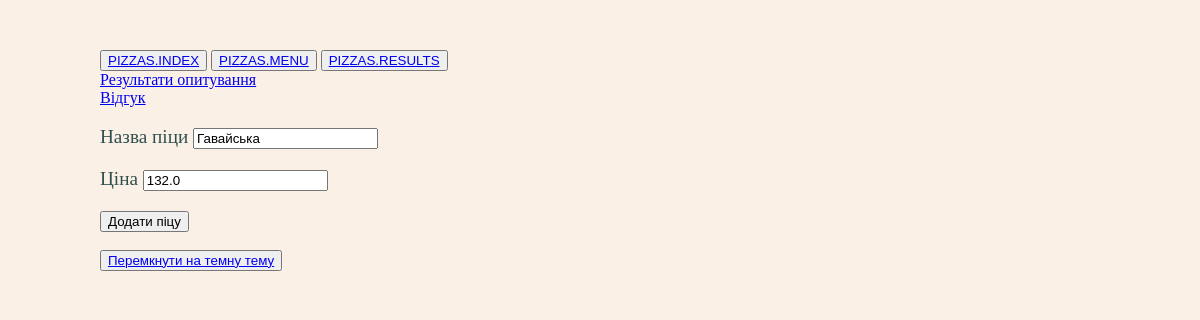
Before: /pizza/edit/3/ with the older database file.
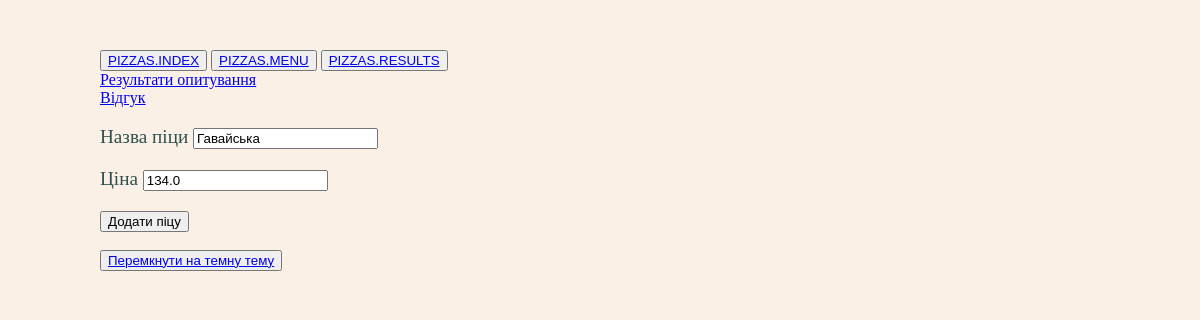
After: the same page with the newer database file.
### app/models/pizza.py (models this page shows)
class Pizza(Base):
    __tablename__ = "pizzas"
    id: Mapped[int] = mapped_column("id", primary_key=True)
    name: Mapped[str] = mapped_column(String(50))
    price: Mapped[float] = mapped_column()
    ingredients: Mapped[List[Ingredient]] = relationship(secondary=pizza_ingred_assoc_table)

### app/routers/pizza.py (the view)
@pizza_route.get("/pizza/edit/<int:id>/")
@pizza_route.post("/pizza/edit/<int:id>/")
def edit_pizza(id):
    with Session() as session:
        pizza = session.query(Pizza).where(Pizza.id == id).first()
        if request.method == "POST":
            pizza.name = request.form.get("name")
            pizza.price = request.form.get("price")
            session.commit()
            return redirect(url_for("pizzas.menu", ))
        return render_template("edit_pizza.html", pizza=pizza, wheather=get_wheather)

### app/templates/edit_pizza.html
{% extends "_base.html" %}
{% block content %}
<form action="{{ url_for('pizzas.edit_pizza', id=pizza.id)}}" method="post">
    <p>
        <label>Назва піци</label>
        <input type="text" name="name" value="{{pizza.name}}">
    </p>
    <p>
        <label>Ціна</label>
        <input type="number" name="price" value="{{pizza.price}}">
    </p>
    <button type="submit">Додати піцу</button>
</form>
{% endblock content %}

### app/templates/_base.html (shortened to what this page needs)
{% import "_macros.html" as macros %}
<!DOCTYPE html>
<html lang="en">
<head>
    <link rel="stylesheet" href="/static/style.css">
</head>
<body>
    {% include "_navigation.html" %}
    <br>
    {% block content %}
    {% endblock content %}
    <footer><br><button>{{ macros.light_or_dark_mode("body") }}</button></footer>
</body>
</html>

### app/templates/_macros.html (shortened to what this page needs)
{% macro light_or_dark_mode(element) %}
{% if request.args.get('mode') == "dark" %}
<a href="{{ request.path }}">Перемкнути на світлу тему</a>
<style>
    {{ element }} {
    background-color: #212F3C;
    color: #FFFFF0;
    }
    {{ element }} a {
    color: #00BFFF !important;
    }
</style>
{% else %}
<a href="{{ request.path }}?mode=dark">Перемкнути на темну тему</a>
{% endif %}
{% endmacro %}

### app/templates/_navigation.html (shortened to what this page needs)
<nav>
{% for menu_item in ["pizzas.index", "pizzas.menu", "pizzas.results"] %}
<button>
    <a href="{{ url_for(menu_item) }}">{{ menu_item|upper }}</a>
</button>
{% endfor %}
</nav>
<div>
    <a href="{{ url_for('pizzas.results') }}">Результати опитування</a>
</div>
    <a href="{{ url_for('pizzas.review') }}">Відгук</a>

### app/static/style.css (style rules this page uses)
body { background: Linen; margin-top: 50px; margin-left: 100px; }
p { font-family: Georgia, Serif; font-size: 1.2em; color: DarkSlateGray; }

Changed rows visible on the page:
changed Pizza "Гавайська": price "132.0" → "134.0"
